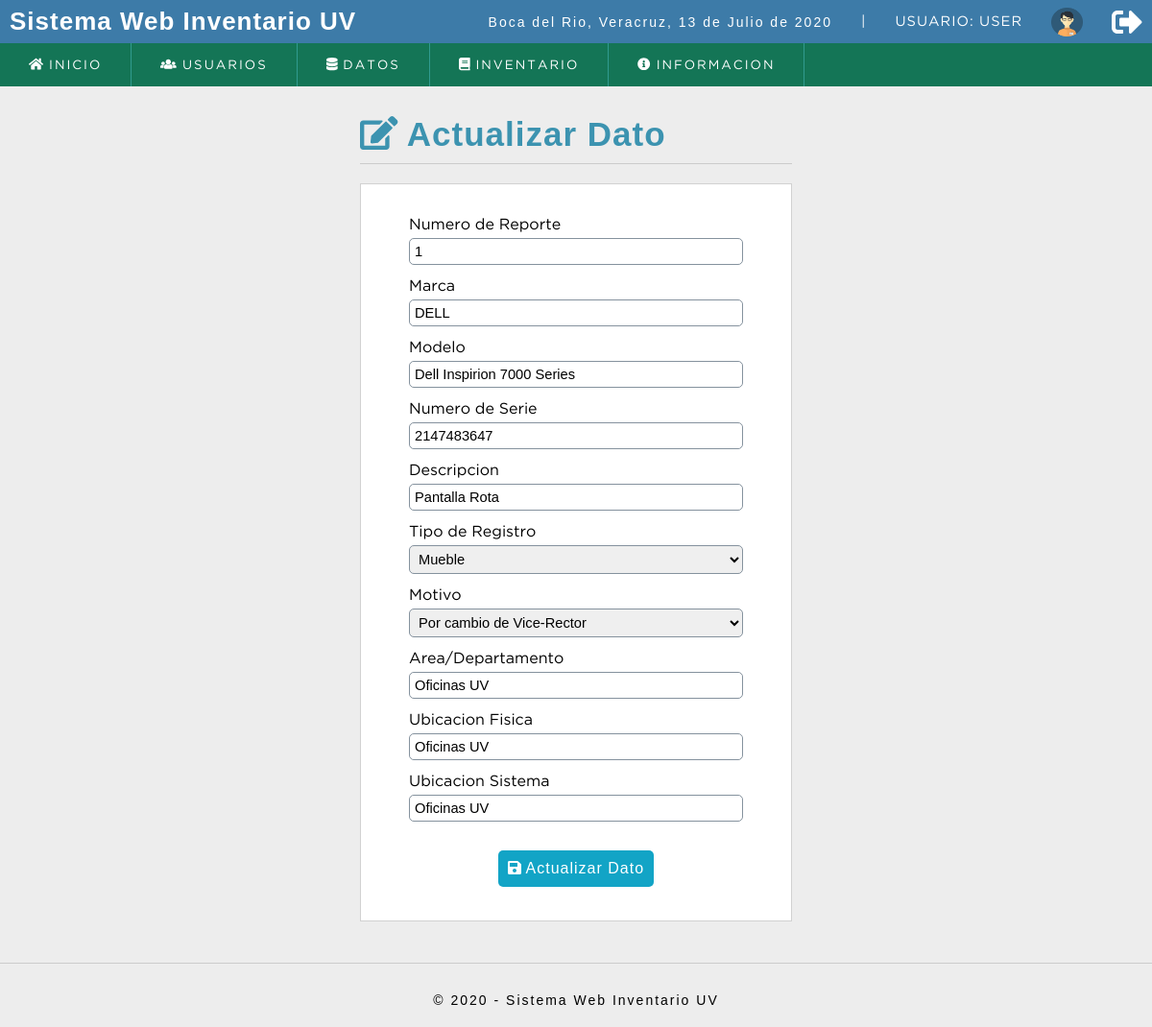
/sistema/editar_datos.php?id=1 (signed in), run on the app's committed database.
### tables this page shows
CREATE TABLE `datos` (
  `iddatos` int(11) NOT NULL,
  `num_reporte` int(11) DEFAULT NULL,
  `marca` varchar(45) DEFAULT NULL,
  `modelo` varchar(45) DEFAULT NULL,
  `no_serie` varchar(45) DEFAULT NULL,
  `descripcion` varchar(45) DEFAULT NULL,
  `tipo_registro` int(11) DEFAULT NULL,
  `motivo` int(11) DEFAULT NULL,
  `departamento` text,
  `ubicacion_fisica` text,
  `ubicacion_sistema` text,
  `dateadd` datetime DEFAULT CURRENT_TIMESTAMP,
  `usuario_id` int(11) DEFAULT NULL
);

CREATE TABLE `tipo_registro` (
  `idtipo_registro` int(11) NOT NULL,
  `tipo_registro` varchar(40) DEFAULT NULL
);

CREATE TABLE `motivo` (
  `idmotivo` int(11) NOT NULL,
  `motivo` varchar(40) DEFAULT NULL
);

### sistema/editar_datos.php (the view, shortened to what this page needs)
<?php
	include "../conexion.php";
	if(empty($_REQUEST['id'])){
		header("location: lista_datos.php");
	}else{
		$iddatos = $_REQUEST['id'];
		$query_datos = mysqli_query($conection,"SELECT d.iddatos, d.num_reporte, d.marca, d.modelo, d.no_serie, d.descripcion, t.tipo_registro, m.motivo, d.departamento, d.ubicacion_fisica, d.ubicacion_sistema, d.dateadd
												FROM datos d
												INNER JOIN motivo m
												ON d.motivo = m.idmotivo
												INNER JOIN tipo_registro t
												ON d.tipo_registro = t.idtipo_registro
												WHERE iddatos = $iddatos");
		$result_datos = mysqli_num_rows($query_datos);
		if($result_datos > 0){
			$data_datos = mysqli_fetch_assoc($query_datos);
		}else{
			header("location: lista_datos.php");
		}
	}
?>
<!DOCTYPE html>
<html lang="en">
<head>
	<?php include "includes/scripts.php";  ?>
</head>
<body>
	<?php include "includes/header.php"; ?>
	<section id="container">
		<div class="form_register">
			<h1><i class="fas fa-edit"></i> Actualizar Dato</h1>
			<hr>
			<form action="" method="post">
				<label for="num_reporte">Numero de Reporte</label>
				<input type="number" name="num_reporte" id="num_reporte" placeholder="Numero de Reporte" value="<?php echo $data_datos['num_reporte']; ?>">
				<label for="marca">Marca</label>
				<input type="text" name="marca" id="marca" placeholder="Marca" value="<?php echo $data_datos['marca']; ?>">
				<label for="modelo">Modelo</label>
				<input type="text" name="modelo" id="modelo" placeholder="Modelo" value="<?php echo $data_datos['modelo']; ?>">
				<label for="no_serie">Numero de Serie</label>
				<input type="text" name="no_serie" id="no_serie" placeholder="Numero de Serie" value="<?php echo $data_datos['no_serie']; ?>">
				<label for="descripcion">Descripcion</label>
				<input type="text" name="descripcion" id="descripcion" placeholder="Descripcion" value="<?php echo $data_datos['descripcion']; ?>">
				<label for="tipo_registro">Tipo de Registro</label>
				<select name="tipo_registro" id="tipo_registro" class="notItemOne">
					<option value="<?php echo $data_datos['idtipo_registro']; ?>" selected><?php echo $data_datos['tipo_registro']; ?></option>
				</select>
				<label for="motivo">Motivo</label>
				<select name="motivo" id="motivo" class="notItemOne">
					<option value="<?php echo $data_datos["idmotivo"]; ?>" selected><?php echo $data_datos["motivo"] ?></option>
				</select>
				<label for="departamento">Area/Departamento</label>
				<input type="text" name="departamento" id="departamento" placeholder="Area/Departamento" value="<?php echo $data_datos['departamento']; ?>">
				<label for="ubicacion_fisica">Ubicacion Fisica</label>
				<input type="text" name="ubicacion_fisica" id="ubicacion_fisica" placeholder="Ubicacion Fisica" value="<?php echo $data_datos['ubicacion_fisica']; ?>">
				<label for="ubicacion_sistema">Ubicacion Sistema</label>
				<input type="text" name="ubicacion_sistema" id="ubicacion_sistema" placeholder="Ubicacion Sistema" value="<?php echo $data_datos['ubicacion_sistema']; ?>">
				<button type="submit"  class="btn_save"><i class="fas fa-save"></i> Actualizar Dato</button>
			</form>
		</div>
	</section>
	<?php include "includes/footer.php";?>
</body>
</html>

### sistema/css/style.css (style rules this page uses)
* { margin: 0; padding: 0; box-sizing: border-box; }
body { background: #ededed; }
h1, h2, h3, h4, h5, h6 { font-family: 'arial'; font-weight: bold; letter-spacing: 1px; }
h1 { font-size: 26px; }
#container { padding: 100px 15px 15px; }
.form_register { width: 450px; margin: auto; margin-top: 20px; }
.form_register h1 { color: #3c93b0; }
hr { border: 0; background: #CCC; height: 1px; margin: 10px 0; display: block; }
form { background: #FFF; margin: auto; padding: 20px 50px; border: 1px solid #d1d1d1; }
label { display: block; font-size: 12pt; font-family: 'GothamBook'; margin: 15px auto 5px auto; }
input,select { display: block; width: 100%; font-size: 11pt; padding: 5px; border: 1px solid #85929e; border-radius: 5px; }
.notItemOne option:first-child { display: none; }
.btn_save { font-size: 12pt; background: #12a4c6; padding: 10px; color: #FFF; letter-spacing: 1px; border: 0; cursor: pointer; margin: 30px auto 15px auto; display: block; border-radius: 5px; }
#container h1 { font-size: 35px; display: inline-block; }

### data on the page
datos: num_reporte "1", marca "DELL", modelo "Dell Inspirion 7000 Series", no_serie "2147483647", descripcion "Pantalla Rota", tipo_registro "Mueble", motivo "Por cambio de Vice-Rector", departamento "Oficinas UV", ubicacion_fisica "Oficinas UV", ubicacion_sistema "Oficinas UV"

### other printed values
fecha() "13 de Julio de 2020"
$_SESSION['nombre'] "USER"
